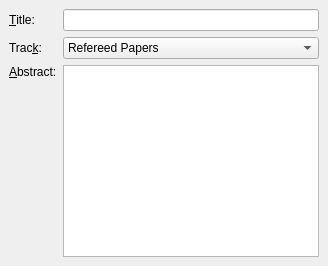
              <widget class="QWidget" name="tab_4" >
               <attribute name="title" >
                <string>&amp;Presentation</string>
               </attribute>
               <layout class="QGridLayout" >
                <property name="margin" >
                 <number>9</number>
                </property>
                <property name="spacing" >
                 <number>6</number>
                </property>
                <item row="1" column="1" >
                 <widget class="QComboBox" name="comboBox_4" >
                  <item>
                   <property name="text" >
                    <string>Refereed Papers</string>
                   </property>
                  </item>
                  <item>
                   <property name="text" >
                    <string>Python in Science</string>
                   </property>
                  </item>
                  <item>
                   <property name="text" >
                    <string>Python Language and Libraries</string>
                   </property>
                  </item>
                  <item>
                   <property name="text" >
                    <string>Agile Development</string>
                   </property>
                  </item>
                  <item>
                   <property name="text" >
                    <string>Web Frameworks</string>
                   </property>
                  </item>
                  <item>
                   <property name="text" >
                    <string>Business and Applications</string>
                   </property>
                  </item>
                  <item>
                   <property name="text" >
                    <string>Teaching</string>
                   </property>
                  </item>
                  <item>
                   <property name="text" >
                    <string>Games and Entertainment</string>
                   </property>
                  </item>
                  <item>
                   <property name="text" >
                    <string>Misfits</string>
                   </property>
                  </item>
                  <item>
                   <property name="text" >
                    <string>Lightning Talks</string>
                   </property>
                  </item>
                 </widget>
                </item>
                <item rowspan="2" row="2" column="1" >
                 <widget class="QTextEdit" name="textEdit_4" >
                  <property name="tabChangesFocus" >
                   <bool>true</bool>
                  </property>
                 </widget>
                </item>
                <item row="1" column="0" >
                 <widget class="QLabel" name="label_95" >
                  <property name="text" >
                   <string>Trac&amp;k:</string>
                  </property>
                  <property name="buddy" >
                   <cstring>comboBox_4</cstring>
                  </property>
                 </widget>
                </item>
                <item row="3" column="0" >
                 <spacer>
                  <property name="orientation" >
                   <enum>Qt::Vertical</enum>
                  </property>
                  <property name="sizeHint" >
                   <size>
                    <width>20</width>
                    <height>40</height>
                   </size>
                  </property>
                 </spacer>
                </item>
                <item row="2" column="0" >
                 <widget class="QLabel" name="label_95" >
                  <property name="text" >
                   <string>&amp;Abstract:</string>
                  </property>
                  <property name="buddy" >
                   <cstring>textEdit_4</cstring>
                  </property>
                 </widget>
                </item>
                <item row="0" column="1" >
                 <widget class="QLineEdit" name="lineEdit_4" />
                </item>
                <item row="0" column="0" >
                 <widget class="QLabel" name="label_95" >
                  <property name="text" >
                   <string>&amp;Title:</string>
                  </property>
                  <property name="buddy" >
                   <cstring>lineEdit_4</cstring>
                  </property>
                 </widget>
                </item>
               </layout>
              </widget>
